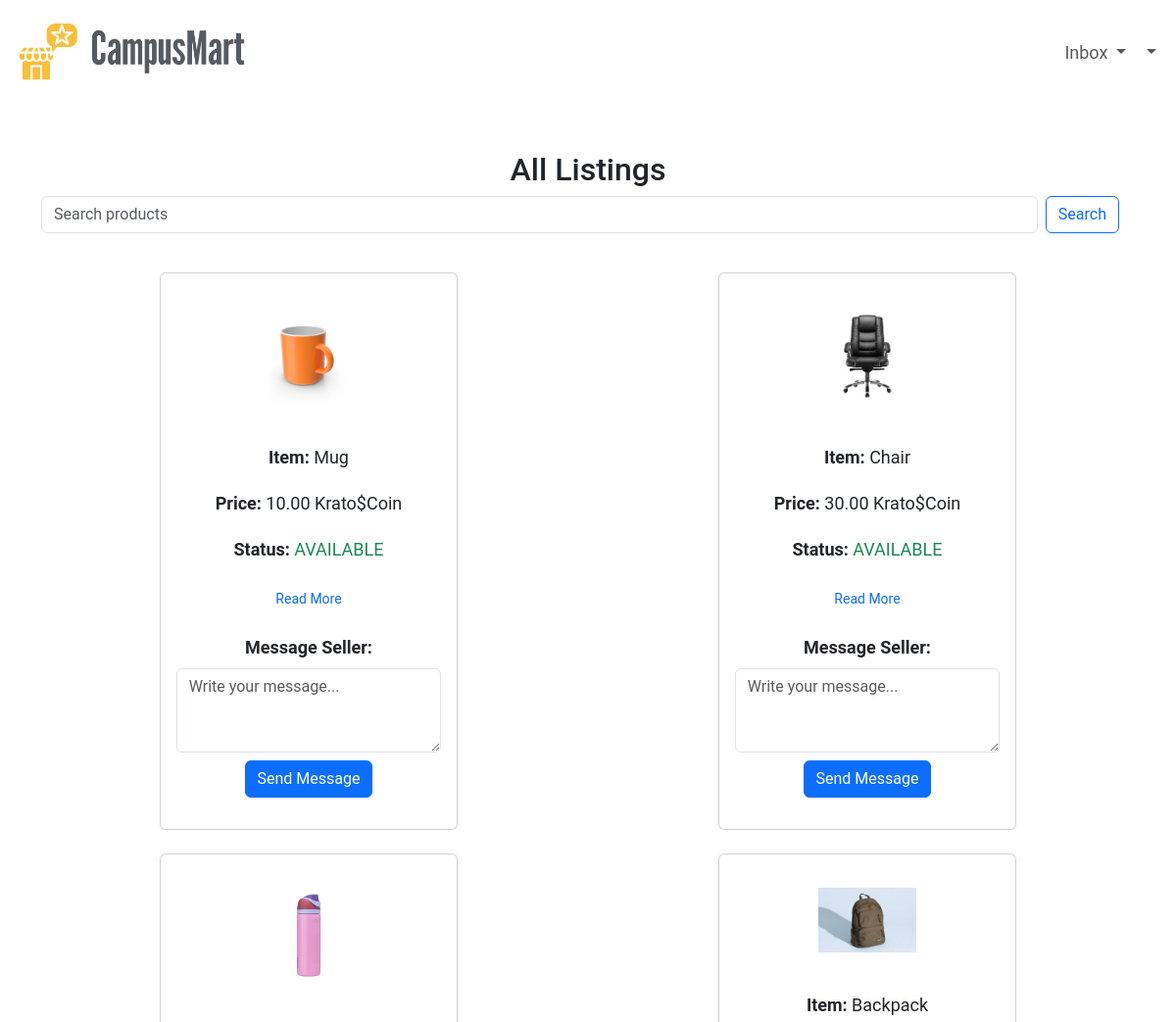
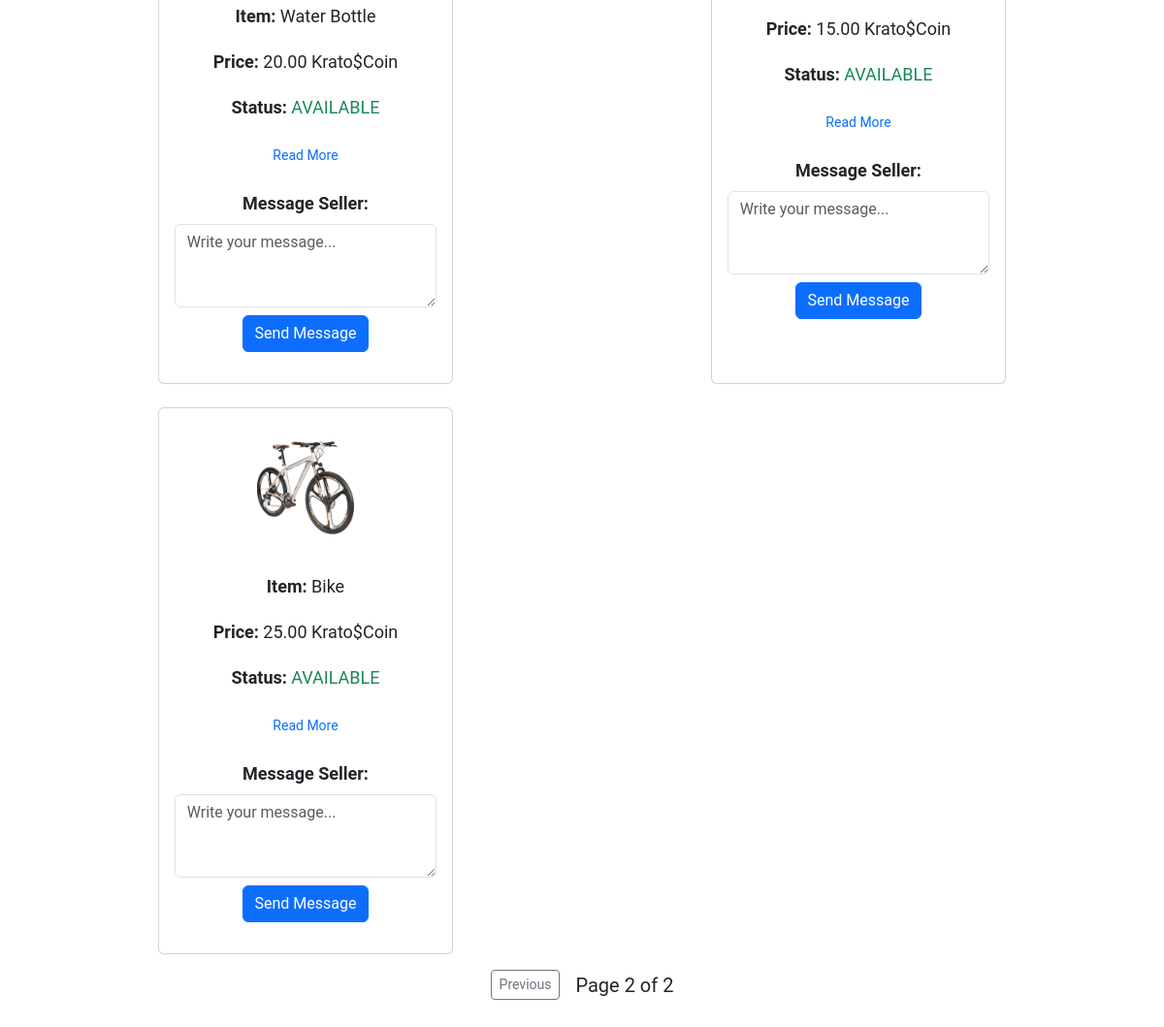
Page /CampusMart/listing/all/?page=2 on the committed database (2 pictures, top to bottom).
### CampusMart/models.py (models this page shows, shortened)
class ProductImage(models.Model):
    product = models.ForeignKey(Product, on_delete=models.CASCADE, related_name='images')
    image = models.ImageField(upload_to=upload_to)

class Product(models.Model):
    CONDITION_CHOICES = [
        ('NEW', 'New'),
        ('LIKE_NEW', 'Like New'),
        ('USED', 'Used'),
        ('FAIR', 'Fair'),
    ]
    seller = models.ForeignKey(User, on_delete=models.CASCADE)
    post_date = models.DateTimeField(auto_now_add=True)
    title = models.CharField(max_length=100)
    description = models.TextField(max_length=100)
    price = models.DecimalField(max_digits=10, decimal_places=2)
    condition = models.CharField(max_length=10, choices=CONDITION_CHOICES)
    status = models.CharField(max_length=12, choices=[('AVAILABLE', 'Available'), ('UNAVAILABLE', 'Unavailable')], default='AVAILABLE')

### CampusMart/views.py (the view)
# urls.py: path('listing/all/', views.view_all, name='view_all'),
def view_all(request):
    query = request.GET.get('q')
    listings = Product.objects.filter(status='AVAILABLE')
    if query:
        listings = listings.filter(
            Q(title__icontains=query) | Q(description__icontains=query)
        )
    listings = listings.order_by('-post_date')  # sort after filtering
    p = Paginator(listings, 20)
    page_number = request.GET.get("page")
    page_obj = p.get_page(page_number)
    return render(request, 'CampusMart/view_all.html', {
        'page_obj': page_obj,
        'query': query,  # send back query to maintain it in pagination links if needed
    })

### CampusMart/templates/CampusMart/view_all.html (shortened to what this page needs)
<!DOCTYPE html>
<html lang="en">
{% load static %}
<head>
    <link href="https://cdn.jsdelivr.net/npm/bootstrap@5.3.0/dist/css/bootstrap.min.css" rel="stylesheet">
    <link rel="stylesheet" href="{% static 'CampusMart/style.css' %}">
</head>
<body>
<nav class="navbar navbar-expand-lg">
    <div class="container-fluid">
      <a class="navbar-brand d-flex align-items-center" href="{% url 'CampusMart:index' %}">
        <img src="{% static 'campusmart_logo.png' %}" alt="Logo" style="height: 80px; width: auto;" class="me-2">
      </a>
      <div class="collapse navbar-collapse justify-content-end" id="navbarNavDropdown">
        <ul class="navbar-nav align-items-center">
          <li class="nav-item dropdown">
            <a class="nav-link dropdown-toggle" href="#" id="inboxDropdown" role="button" data-bs-toggle="dropdown" aria-expanded="false">
              Inbox
            </a>
          </li>
          <li class="nav-item dropdown">
            <a class="nav-link dropdown-toggle" href="#" id="navbarDropdownMenuLink" role="button" data-bs-toggle="dropdown">
            </a>
          </li>
        </ul>
      </div>
    </div>
  </nav>
<div class="container mt-5 text-center">
    <h2>All Listings</h2>
    <form class="d-flex me-3" method="GET" action="{% url 'CampusMart:view_all' %}">
    <input class="form-control me-2" type="search" placeholder="Search products" aria-label="Search" name="q">
    <button class="btn btn-outline-primary" type="submit">Search</button>
    </form>
    {% if page_obj %}
        <div class="row row-cols-1 row-cols-md-2 g-4 mt-3">
            {% for product in page_obj %}
            <div class="col d-flex justify-content-center">
              <div class="card h-100">
                        <br>
                        {% if product.images.all %}
                          <div class="d-flex flex-wrap justify-content-center">
                            {% for image in product.images.all %}
                              <img src="{{ image.image.url }}" alt="{{ product.title }}"
                              class="m-1" style="max-width: 100px; height: auto;">
                            {% endfor %}
                            </div>
                        {% else %}
                            <p class="text-muted">No image uploaded</p>
                        {% endif %}
                        <div class="card-body">
                            <p class="card-title"><strong>Item: </strong>{{ product.title }}</p>
                            <p class="card-text"><strong>Price:</strong> {{ product.price }} Krato$Coin </p>
                            <p class="card-text"><strong>Status:</strong>
                                {% if product.status == "AVAILABLE" %}
                                <span class="text-success">{{ product.status }}</span>
                                {% else %}
                                <span class="text-danger">{{ product.status }}</span>
                            {% endif %}</p>
                            <button class="btn btn-link btn-sm text-decoration-none toggle-button"
                                    type="button"
                                    data-bs-toggle="collapse"
                                    data-bs-target="#details-{{ product.id }}"
                                    aria-expanded="false"
                                    aria-controls="details-{{ product.id }}"
                                    id="toggle-btn-{{ product.id }}">
                              Read More
                            </button>
                            {% if request.user != product.seller.auth_user %}
                            <p class="card-title"><strong>Message Seller: </strong></p>
                                    <form method="POST" action="{% url 'CampusMart:messaging' product.id %}">
                                    <textarea name="body" rows="3" placeholder="Write your message..." required class="form-control mb-2"></textarea>
                                    <button type="submit" class="btn btn-primary">Send Message</button>
                                </form>
                            {% endif %}
                        </div>
                    </div>
                </div>
            {% endfor %}
        </div>
    {% else %}
        <p class="text-muted mt-4">There are no listings yet.</p>
    {% endif %}
</div>
<footer class="mt-auto py-3" style="margin-bottom: 20px;">
  <div class="d-flex justify-content-center align-items-center gap-3">
    {% if page_obj.has_previous %}
      <a class="btn btn-sm btn-outline-secondary" href="?{% if query %}q={{ query }}&{% endif %}page={{ page_obj.previous_page_number }}">Previous</a>
    {% endif %}
    <span>Page {{ page_obj.number }} of {{ page_obj.paginator.num_pages }}</span>
  </div>
</footer>
</body>

### CampusMart/static/CampusMart/style.css (style rules this page uses)
body { font-size: 20px; height: 100%; font-family: 'Roboto', sans-serif; display: flex; flex-direction: column; }
p { font-size: 18px; margin: 20px 40px; }
.navbar .nav-link.dropdown-toggle { font-size: 18px; }

### rows in the picture
Product: title "Mug", price "10.00", status "AVAILABLE"
ProductImage: image (picture)
Product: title "Chair", price "30.00", status "AVAILABLE"
ProductImage: image (picture)
Product: title "Water Bottle", price "20.00", status "AVAILABLE"
ProductImage: image (picture)
Product: title "Backpack", price "15.00", status "AVAILABLE"
ProductImage: image (picture)
Product: title "Bike", price "25.00", status "AVAILABLE"
ProductImage: image (picture)

### other values in the picture
{{ page_obj.number }} "2"
{{ page_obj.paginator.num_pages }} "2"
